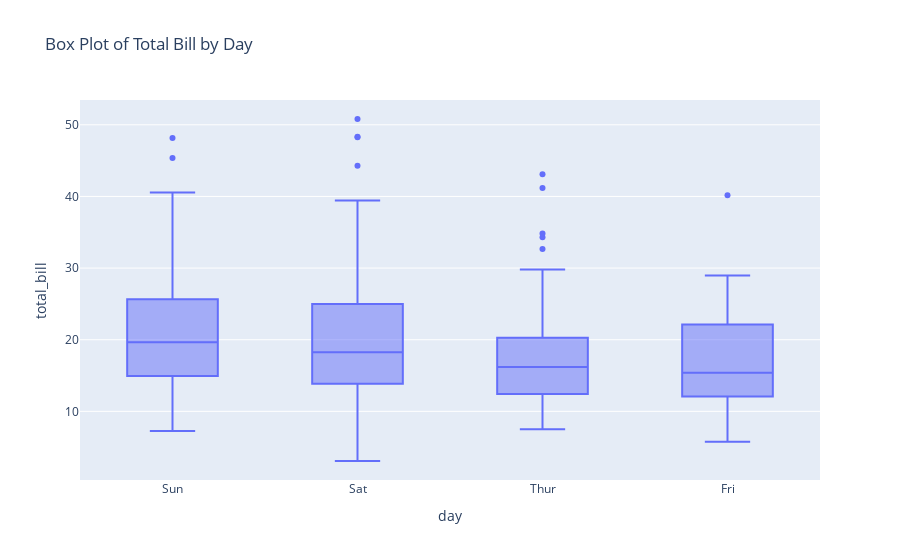

Notebook code for this chart:
### Code cell
import plotly.express as px

# Load the tips dataset from Plotly Express
tips_data = px.data.tips()

# Create a box plot using Plotly Express
fig = px.box(tips_data, x="day", y="total_bill", title="Box Plot of Total Bill by Day")
fig.show()

### Figure 1 — Plotly figure (JSON) as saved in the notebook; plotly's stock layout.template omitted (floating-point values rounded to 4 significant figures; data arrays with more than 128 entries replaced by an {"elided": "..."} marker saying what was removed)
{"data": [{"alignmentgroup": "True", "hovertemplate": "day=%{x}<br>total_bill=%{y}<extra></extra>", "legendgroup": "", "marker": {"color": "#636efa"}, "name": "", "notched": false, "offsetgroup": "", "orientation": "v", "showlegend": false, "type": "box", "x": {"elided": "244 str values"}, "x0": " ", "xaxis": "x", "y": {"elided": "244 float values"}, "y0": " ", "yaxis": "y"}], "layout": {"boxmode": "group", "legend": {"tracegroupgap": 0}, "title": {"text": "Box Plot of Total Bill by Day"}, "xaxis": {"anchor": "y", "domain": [0, 1], "title": {"text": "day"}}, "yaxis": {"anchor": "x", "domain": [0, 1], "title": {"text": "total_bill"}}}}
